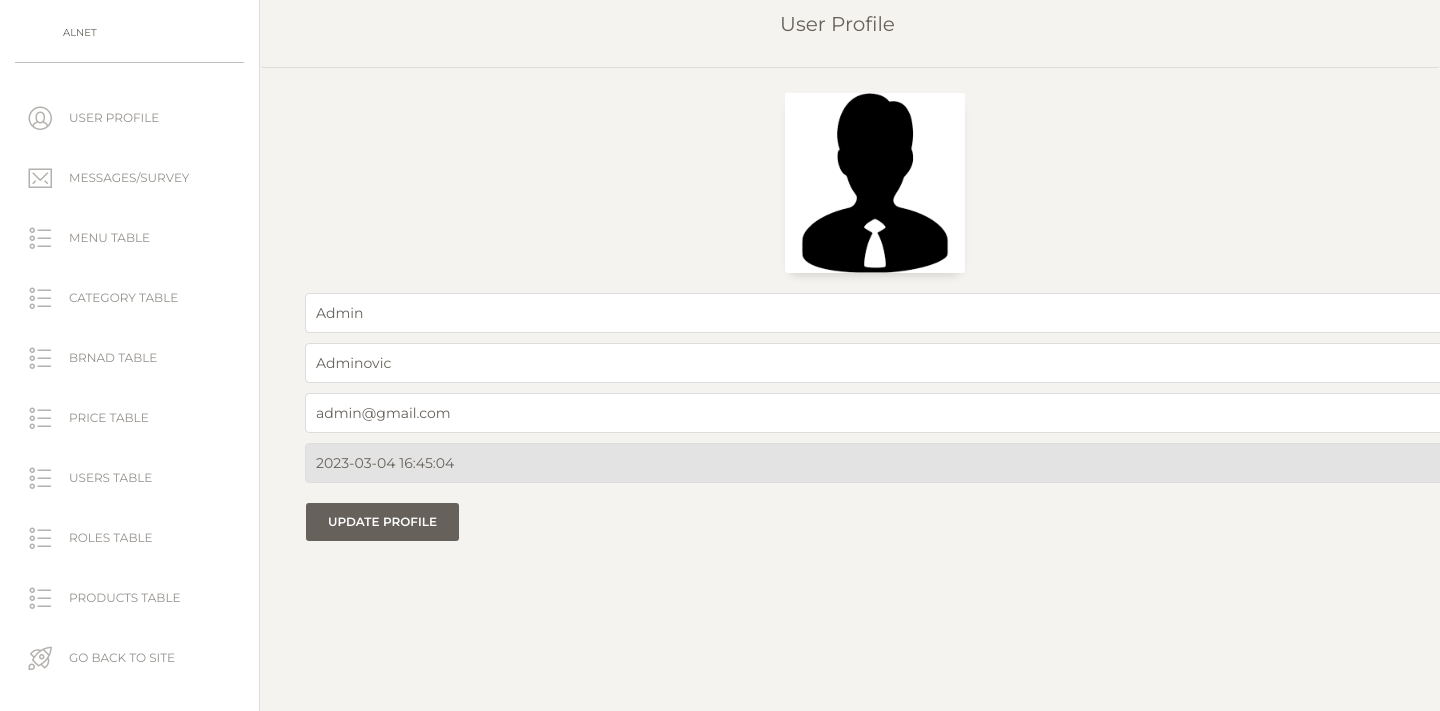
/admin.php (signed in), run on the app's committed database.
### tables this page shows
CREATE TABLE `user` (
  `id_user` int(50) NOT NULL,
  `firstName` varchar(20) NOT NULL,
  `lastName` varchar(20) NOT NULL,
  `email` varchar(50) NOT NULL,
  `passwordCrypt` varchar(50) NOT NULL,
  `dateOfRegistration` timestamp NOT NULL DEFAULT current_timestamp(),
  `id_role` int(50) NOT NULL
);

### admin.php (the view, shortened to what this page needs)
<?php
  $user = $_SESSION['user'];
    if(!isset($_SESSION['user'])){
    header("location: models/404Page.php?notFound");
  }
    else if($user->id_role!=1){
      var_dump($_SESSION['role']);
  }
    else{
  include "includes/headAdmin.php";
  include "includes/headerAdmin.php";
  include "config/connection.php";
  function getAdmin(){
    global $conn;
    try{
        $query="SELECT * FROM user WHERE id_role=1";
        $result=$conn->query($query)->fetch();
        return $result;
    }
    catch(PDOException $e){
        $message="Server error";
    }
}
  $user=getAdmin();
?>
  <div class="main-panel" style="height: 100vh;">
      <nav class="navbar navbar-expand-lg navbar-absolute fixed-top navbar-transparent">
        <div class="container-fluid">
          <div class="navbar-wrapper">
            <a class="navbar-brand" href="adminPanel.php">User profile</a>
          </div>
        </div>
      </nav>
    <div class="content">
        <div class="container">
            <div class="row">
                <div class="col-md-12">
                    <div class="card text-center mx-auto" style="width: 18rem;">
                    <img class="card-img-top" src="images/admin4.png" alt="Card image cap">
                </div>
                <div class="tm-container-inner-2 tm-contact-section">
            <div class="row">
              <div class="col-md-12" id="con">
						<form>
					        <div class="form-group">
					          <input type="text" id="nameInputAdmin" class="form-control" placeholder="Name" value="<?=$user->firstName?>"/>
					        </div>
							    <div class="form-group">
					          <input type="text" id="lastNameInputAdmin" class="form-control" placeholder="Last Name" value="<?=$user->lastName?>"/>
					        </div>
					        <div class="form-group">
					          <input type="email" class="form-control" id="emailInputAdmin" placeholder="Email" value="<?=$user->email?>"/>
					        </div>
                  <div class="form-group">
					          <input type="text"  class="form-control" id="emailInputAdmin" placeholder="Email" value="<?=$user->dateOfRegistration?>" disabled/>
					        </div>
					        <div class="form-group tm-d-flex">
					          <button type="button" id="updateAdmin" class="btn tm-btn-right">Update profile</button>
					        </div>
						</form>
					</div>
				</div>
			</div>
            </div>
        </div>
    </div>
<?php
  }
  include "includes/footerAdmin.php";
?>

### data on the page
user: firstName "Admin", lastName "Adminovic", email "admin@gmail.com", dateOfRegistration "2023-03-04 16:45:04"
